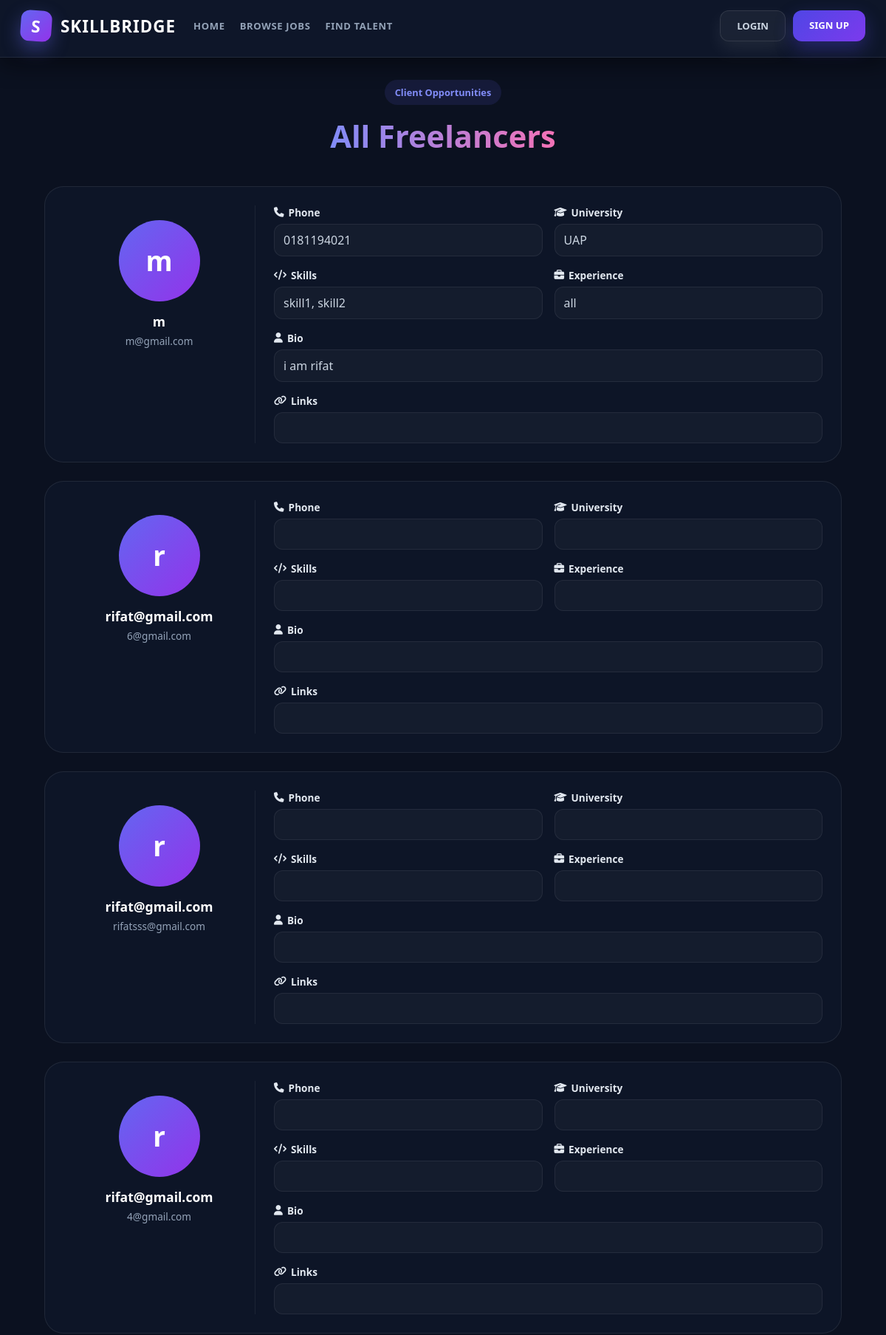
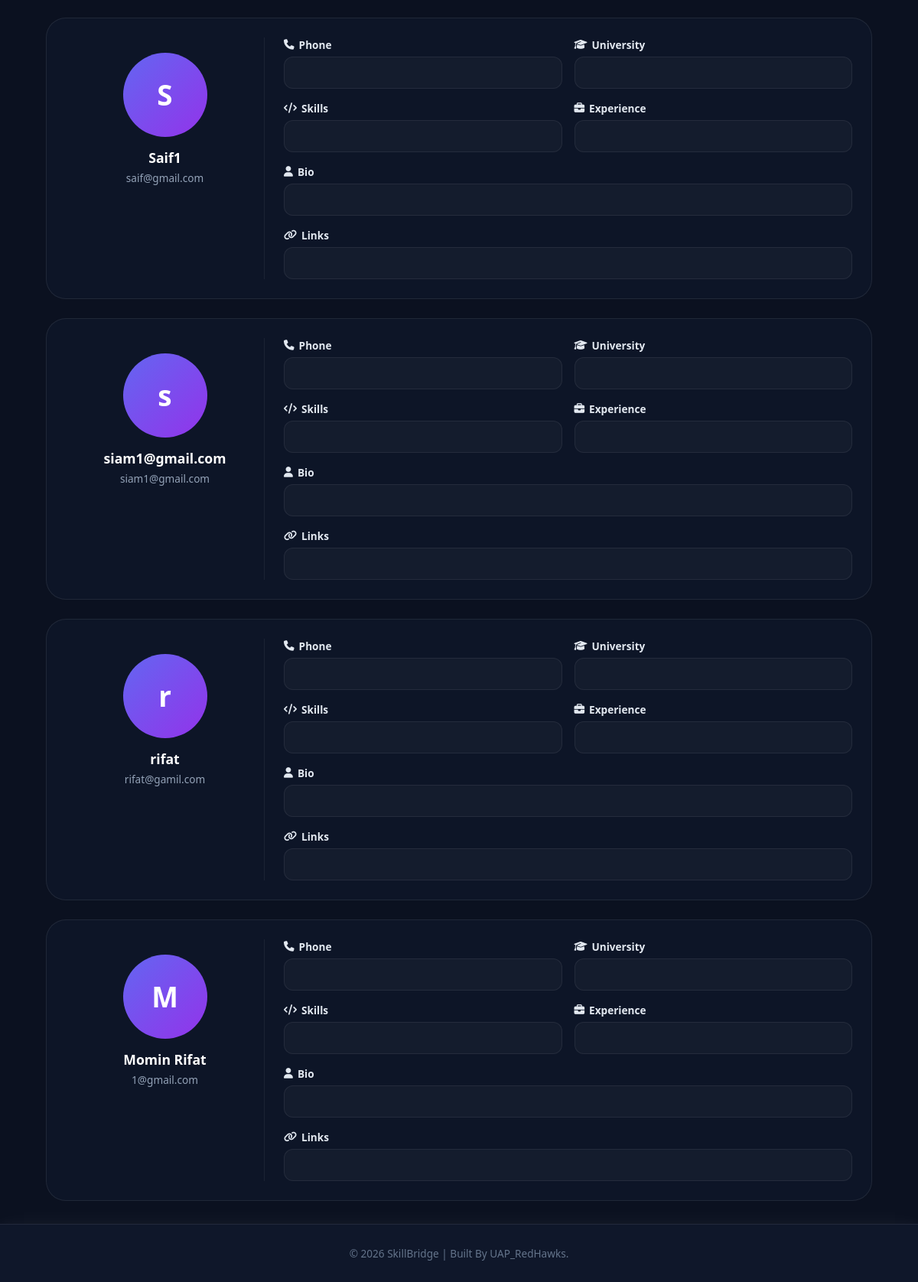
/talents/, run on the app's committed database (2 pictures, top to bottom).
### users/models.py (models this page shows, shortened)
class FreelancerProfile(models.Model):
    user = models.OneToOneField(User, on_delete=models.CASCADE)
    name = models.CharField(max_length=200)
    email = models.EmailField(unique=True)
    phone = models.CharField(max_length=20)
    address = models.TextField()
    universityname = models.CharField(max_length=200, blank=True)
    degree = models.CharField(max_length=200, blank=True)
    skills = models.TextField()
    experience = models.TextField(blank=True)
    bio = models.TextField(blank=True)
    portfolio_link = models.URLField(blank=True)
    githublink = models.URLField(blank=True)
    linkedinlink = models.URLField(blank=True)
    profileimage = models.ImageField(upload_to='profiles/', blank=True, null=True)
    resume = models.FileField(upload_to='resumes/', blank=True, null=True)
    nidnumber = models.CharField(max_length=50)
    createdat = models.DateTimeField(auto_now_add=True)

### core/views.py (the view)
# urls.py: path('talents/', views.guest_talents_list, name='guest_talents_list'),
def guest_talents_list(request):
    freelancers = FreelancerProfile.objects.all().order_by('-createdat')
    return render(request, 'core/alltalent.html', {'freelancers': freelancers})

### templates/core/alltalent.html (shortened to what this page needs)
{% extends 'core/base.html' %}
{% load static %}
{% block extra_css %}
  <link rel="stylesheet" href="{% static 'css/core/alltalent.css' %}" />
  <link rel="stylesheet" href="https://cdnjs.cloudflare.com/ajax/libs/font-awesome/6.5.1/css/all.min.css" />
{% endblock %}
{% block guest_content %}
  <div class="find-page">
    <div class="job-top">
      <div>
        <span class="job-tag">Client Opportunities</span>
        <h1>All Freelancers</h1>
      </div>
    </div>
    <div class="talent-list">
      {% for freelancer in freelancers %}
        <div class="talent-card">
          <div class="talent-left">
            <div class="talent-img">
              {% if freelancer.profileimage %}
                <img src="{{ freelancer.profileimage.url }}" />
              {% else %}
                <div class="default-img">{{ freelancer.name|first }}</div>
              {% endif %}
            </div>
            <h3>{{ freelancer.name }}</h3>
            <p>{{ freelancer.email }}</p>
          </div>
          <div class="talent-right">
            <div class="info-box">
              <label><i class="fa-solid fa-phone"></i> Phone</label>
              <div class="box">{{ freelancer.phone }}</div>
            </div>
            <div class="info-box">
              <label><i class="fa-solid fa-graduation-cap"></i> University</label>
              <div class="box">{{ freelancer.universityname }}</div>
            </div>
            <div class="info-box">
              <label><i class="fa-solid fa-code"></i> Skills</label>
              <div class="box">{{ freelancer.skills }}</div>
            </div>
            <div class="info-box">
              <label><i class="fa-solid fa-briefcase"></i> Experience</label>
              <div class="box">{{ freelancer.experience }}</div>
            </div>
            <div class="info-box full">
              <label><i class="fa-solid fa-user"></i> Bio</label>
              <div class="box">{{ freelancer.bio }}</div>
            </div>
            <div class="info-box full">
              <label><i class="fa-solid fa-link"></i> Links</label>
              <div class="box">
              </div>
            </div>
          </div>
        </div>
      {% endfor %}
    </div>
  </div>
{% endblock %}

### static/css/core/base.css (style rules this page uses)
* { margin: 0; padding: 0; box-sizing: border-box; }
html, body { scroll-behavior: smooth; margin: 0; width: 100%; min-height: 100%; }
body { display: flex; flex-direction: column; background: #0f172a; color: #e2e8f0; font-family: 'Segoe UI', Tahoma, Geneva, Verdana, sans-serif; overflow-x: hidden; padding-right: 0 !important; min-height: 100vh; margin: 0; padding: 0; padding-top: 78px; }
body, html { transform: none !important; }

### static/css/core/alltalent.css (style rules this page uses)
.find-page { width: 100%; padding: 30px 5%; background: #0b1120; }
.job-top { display: flex; justify-content: center; text-align: center; margin-bottom: 40px; }
.job-top>div { display: flex; flex-direction: column; align-items: center; }
.job-tag { padding: 8px 14px; border-radius: 999px; background: rgba(99, 102, 241, 0.12); color: #818cf8; font-size: 0.8rem; font-weight: 700; margin-bottom: 14px; }
.job-top h1 { font-size: 2.6rem; font-weight: 800; background: linear-gradient(to right, #818cf8, #f472b6); -webkit-background-clip: text; -webkit-text-fill-color: transparent; }
.talent-list { display: flex; flex-direction: column; gap: 25px; }
.talent-card { display: grid; grid-template-columns: 260px 1fr; gap: 25px; background: rgba(15, 23, 42, 0.85); border: 1px solid rgba(255, 255, 255, 0.08); border-radius: 26px; padding: 25px; transition: all 0.35s ease; position: relative; overflow: hidden; }
.talent-left { text-align: center; padding: 20px; border-right: 1px solid rgba(255, 255, 255, 0.06); }
.talent-img { width: 110px; height: 110px; margin: auto; margin-bottom: 15px; }
.talent-img img, .default-img { width: 100%; height: 100%; border-radius: 50%; object-fit: cover; }
.default-img { background: linear-gradient(135deg, #6366f1, #9333ea); display: flex; align-items: center; justify-content: center; font-size: 2.3rem; font-weight: 700; color: white; }
.talent-left h3 { color: #fff; font-size: 1.1rem; margin-bottom: 5px; }
.talent-left p { color: #94a3b8; font-size: 0.85rem; }
.talent-right { display: grid; grid-template-columns: repeat(2, 1fr); gap: 16px; }
.info-box { display: flex; flex-direction: column; gap: 6px; }
.info-box label { color: #e2e8f0; font-weight: 600; font-size: 0.85rem; display: flex; align-items: center; gap: 6px; }
.box { background: rgba(255, 255, 255, 0.03); border: 1px solid rgba(255, 255, 255, 0.07); padding: 10px 12px; border-radius: 12px; color: #cbd5e1; min-height: 42px; display: flex; align-items: center; }
.info-box.full { grid-column: span 2; }

### data on the page
FreelancerProfile: name|first "m", name "m", email "m@gmail.com", phone "0181194021", universityname "UAP", skills "skill1, skill2", experience "all", bio "i am rifat"
FreelancerProfile: name|first "r", name "rifat@gmail.com", email "6@gmail.com"
FreelancerProfile: name|first "r", name "rifat@gmail.com", email "rifatsss@gmail.com"
FreelancerProfile: name|first "r", name "rifat@gmail.com", email "4@gmail.com"
FreelancerProfile: name|first "S", name "Saif1", email "saif@gmail.com"
FreelancerProfile: name|first "s", name "siam1@gmail.com", email "siam1@gmail.com"
FreelancerProfile: name|first "r", name "rifat", email "rifat@gamil.com"
FreelancerProfile: name|first "M", name "Momin Rifat", email "1@gmail.com"
